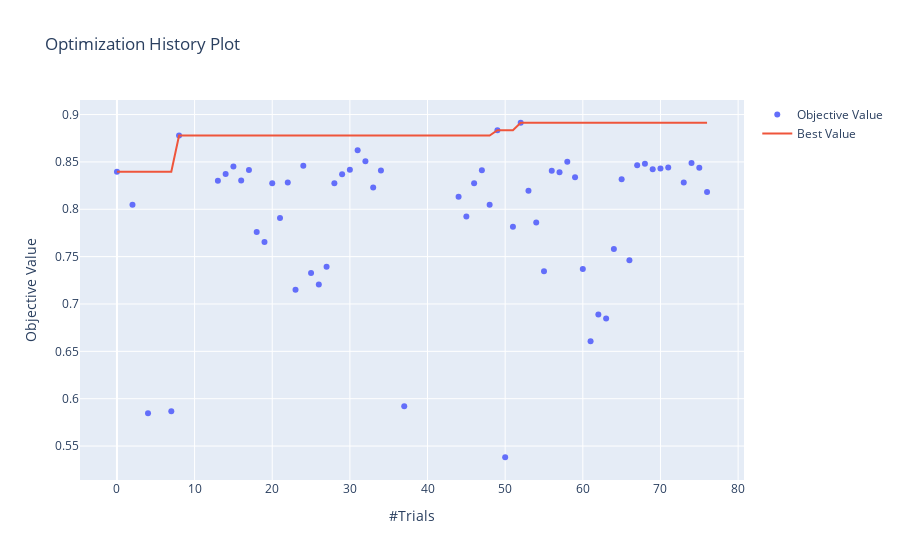

The notebook cell saved with this chart:
### Code cell
import optuna
import os 

import optuna.visualization as visualize


##for diseccting one case 


#import optuna.visualization.matplotlib as visualize
#refer to https://optuna.readthedocs.io/en/stable/tutorial/10_key_features/005_visualization.html#sphx-glr-tutorial-10-key-features-005-visualization-py 
#for how to plot stuff 


study = optuna.create_study()

#sdcc
diff_seed = "/direct/sdcc+u/dyhan316/VAE_ADHD/junbeom_finetuning/finetune_test/optuna_db/"
same_seed = "/direct/sdcc+u/dyhan316/VAE_ADHD/junbeom_finetuning/finetune_test_same_seed/optuna_db/"

#lab
same_seed_lab = "/direct/sdcc+u/dyhan316/VAE_ADHD/junbeom_finetuning/finetune_test_same_seed_lab/optuna_db/"

#######DIFF SEED######
#db_dir = os.path.join(diff_seed , "ADNI_ALZ_ADCN-freeze-cls-None-train_100-batch_32.db")
#db_dir = os.path.join(diff_seed , "ADNI_ALZ_ADCN-freeze-cls-UKByAa64a-train_100-batch_32.db")
#db_dir = os.path.join(diff_seed , "ADNI_ALZ_ADCN-tune_all-cls-None-train_100-batch_32.db")
#db_dir = os.path.join(diff_seed , "ADNI_ALZ_ADCN-tune_all-cls-UKByAa64a-train_100-batch_32.db")
#db_dir = os.path.join(diff_seed , "ADNI_ALZ_ADCN-freeze-cls-None-train_20-batch_16.db")
#db_dir = os.path.join(diff_seed , "ADNI_ALZ_ADCN-freeze-cls-UKByAa64a-train_20-batch_16.db")

########SAME SEED#######
##SDCC##(ADNI ALZ TASK)
#100
#db_dir = os.path.join(same_seed ,"ADNI_ALZ_ADCN-freeze-cls-UKByAa64a-train_100-batch_32.db")
#db_dir = os.path.join(same_seed , "ADNI_ALZ_ADCN-tune_all-cls-None-train_100-batch_64.db")
#db_dir = os.path.join(same_seed, "ADNI_ALZ_ADCN-tune_all-cls-UKByAa64a-train_100-batch_64.db")
#db_dir = os.path.join(same_seed, "ADNI_ALZ_ADCN-freeze-cls-UKByAa64a-train_100-batch_64.db")
#db_dir = os.path.join(same_seed , "ADNI_ALZ_ADCN-freeze-cls-None-train_100-batch_64.db")

##300
#db_dir = os.path.join(same_seed , "ADNI_ALZ_ADCN-freeze-cls-None-train_300-batch_64.db")
#db_dir = os.path.join(same_seed , "ADNI_ALZ_ADCN-freeze-cls-UKByAa64a-train_300-batch_64.db" )
#db_dir = os.path.join(same_seed , "ADNI_ALZ_ADCN-tune_all-cls-None-train_300-batch_64.db")
db_dir = os.path.join(same_seed , "ADNI_ALZ_ADCN-tune_all-cls-UKByAa64a-train_300-batch_64.db")



##########LAB########   (ABCD SEX TASK)
#db_dir = os.path.join(same_seed_lab , "ABCD_sex-freeze-cls-None-train_100-batch_64.db")
#db_dir = os.path.join(same_seed_lab , "ABCD_sex-freeze-cls-UKByAa64a-train_100-batch_64.db")
#db_dir = os.path.join(same_seed_lab , "ABCD_sex-tune_all-cls-None-train_100-batch_64.db")
#db_dir = os.path.join(same_seed_lab , "ABCD_sex-tune_all-cls-UKByAa64a-train_100-batch_64.db")

#now use main_optuna, not the modified version
#db_dir = os.path.join(same_seed_lab , "ABCD_sex-tune_all-cls-ABCDbt128a102-train_100-batch_32.db")

##TESTINg
#db_dir = "/sdcc/u/dyhan316/VAE_ADHD/junbeom_finetuning/finetune_trash/optuna_db/test-tune_all-cls-y-Aware_Contrastive_MRI_epoch_99-train_20-batch_8.db"


url = "sqlite:///" + db_dir #os.path.abspath(os.path.join(os.getcwd(), db_dir)) #이건 왜 그런지 abs path로 안줘서 (그렇게 하려고 해도), 안되무!! 
storage = optuna.storages.RDBStorage(
    url = url,
    heartbeat_interval = 60, 
    grace_period = 120    
)
study = optuna.load_study(study_name = "test_study_name", 
                                storage = storage)

print(study.best_trial)
print(study.best_trial.value)

    
    
print((study.trials_dataframe()['state'] == "COMPLETE").sum(), (study.trials_dataframe()['state'] == "FAIL").sum(),(study.trials_dataframe()['state'] == "PRUNED").sum(),(study.trials_dataframe()['state'] == "RUNNING").sum())


visualize.plot_optimization_history(study)#, )
#visualize.plot_intermediate_values(study)#,params = ["weight_decay", "learning_rate"])
#this doesn't work because I didn't use pruner, the intermediate values are not saved



#ADNI, all 64 
#print("run the things below tmr!! wanna see the results :)")
#Na : 0.0001901345087671811 6.958007026697329e-05 False inst
#Ua : 6.426425125067863e-06 2.2611770778719344e-09 False inst
#Nf : 0.25463017943043054 0.23019943315376581 False inst
#Uf : 0.7959121369946751 2.095952457066269e-05 True none

### Figure 1 — Plotly figure (JSON) as saved in the notebook; plotly's stock layout.template omitted (floating-point values rounded to 4 significant figures)
{"data": [{"mode": "markers", "name": "Objective Value", "type": "scatter", "x": [0, 2, 4, 7, 8, 13, 14, 15, 16, 17, 18, 19, 20, 21, 22, 23, 24, 25, 26, 27, 28, 29, 30, 31, 32, 33, 34, 37, 44, 45, 46, 47, 48, 49, 50, 51, 52, 53, 54, 55, 56, 57, 58, 59, 60, 61, 62, 63, 64, 65, 66, 67, 68, 69, 70, 71, 73, 74, 75, 76], "y": [0.8397, 0.8048, 0.5846, 0.5868, 0.8778, 0.8302, 0.8372, 0.8453, 0.8303, 0.8414, 0.776, 0.7655, 0.8275, 0.7909, 0.8282, 0.7151, 0.8458, 0.7328, 0.7206, 0.7392, 0.8276, 0.8369, 0.8416, 0.8623, 0.8507, 0.8229, 0.8409, 0.5919, 0.8132, 0.7924, 0.8274, 0.8412, 0.8048, 0.8835, 0.5382, 0.7815, 0.8913, 0.8195, 0.7859, 0.7346, 0.8407, 0.839, 0.8503, 0.8338, 0.737, 0.6607, 0.689, 0.6846, 0.7581, 0.8317, 0.7461, 0.8465, 0.848, 0.8422, 0.843, 0.844, 0.8282, 0.8489, 0.8439, 0.8182]}, {"name": "Best Value", "type": "scatter", "x": [0, 2, 4, 7, 8, 13, 14, 15, 16, 17, 18, 19, 20, 21, 22, 23, 24, 25, 26, 27, 28, 29, 30, 31, 32, 33, 34, 37, 44, 45, 46, 47, 48, 49, 50, 51, 52, 53, 54, 55, 56, 57, 58, 59, 60, 61, 62, 63, 64, 65, 66, 67, 68, 69, 70, 71, 73, 74, 75, 76], "y": [0.8397, 0.8397, 0.8397, 0.8397, 0.8778, 0.8778, 0.8778, 0.8778, 0.8778, 0.8778, 0.8778, 0.8778, 0.8778, 0.8778, 0.8778, 0.8778, 0.8778, 0.8778, 0.8778, 0.8778, 0.8778, 0.8778, 0.8778, 0.8778, 0.8778, 0.8778, 0.8778, 0.8778, 0.8778, 0.8778, 0.8778, 0.8778, 0.8778, 0.8835, 0.8835, 0.8835, 0.8913, 0.8913, 0.8913, 0.8913, 0.8913, 0.8913, 0.8913, 0.8913, 0.8913, 0.8913, 0.8913, 0.8913, 0.8913, 0.8913, 0.8913, 0.8913, 0.8913, 0.8913, 0.8913, 0.8913, 0.8913, 0.8913, 0.8913, 0.8913]}], "layout": {"autosize": true, "title": {"text": "Optimization History Plot"}, "xaxis": {"autorange": true, "range": [-4.447, 80.45], "title": {"text": "#Trials"}, "type": "linear"}, "yaxis": {"autorange": true, "range": [0.5091, 0.9205], "title": {"text": "Objective Value"}, "type": "linear"}}}
